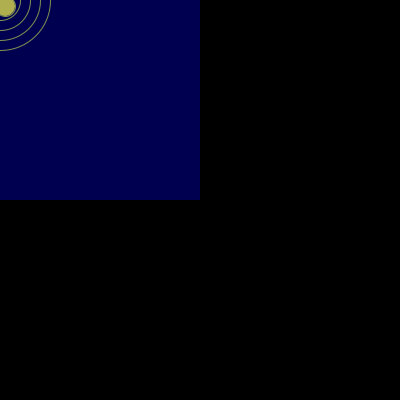
Frame 1 (no input)
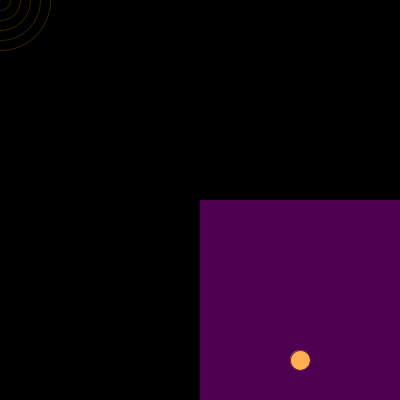
Frame 60 (the mouse pressed at the canvas centre just before this capture)
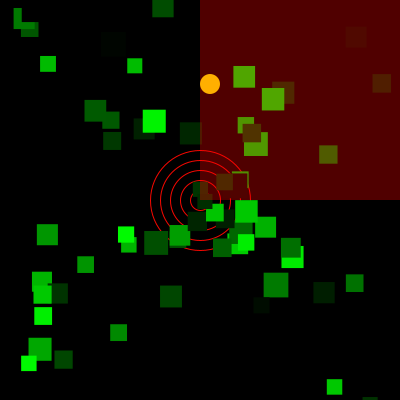
Frame 120 (the mouse held since frame 60 and released just before this capture)

The Processing sketch that drew these frames (run headless with seeded random() and noise(); from frame 60 on, the mouse is pressed at the canvas centre):

// Processing sketch: processing_51769
// ── processing_51769.pde

float r = random(255);
float g = random(255);
float b = random(255);

float x;
float y;

 float xspeed = 5;
 float yspeed = 6;
 boolean edge = false; 

boolean value = true;

int maxsquares = 300;
Square[] squares = new Square[maxsquares];

int numofsquares = 0;

boolean squarefall = false;

void setup() {
  size(400, 400);
  background(0);
  randomSeed(0);
  frameRate(30);
}

void draw() {
  noFill();
  background(0);
  stroke(random(255), random(255), 0);

  //circles from diameter 100, in increments of 20, with the mouse position in the center
  for (int d = 100; d>0; d-=20) {
    ellipse(mouseX, mouseY, d, d);
  }
  
  if(squarefall) {
    boolean done = makeNewSquare();
  }
  // squares jump off the edges in random directions up to the number numsquares
  for( int i = 0; i< numofsquares;i++) {
    squares[i].moveSquare();
    squares[i].bounceSquare();
    squares[i].colorSquare();
   
  }
  //squares will be drawn until the numofsquares are reached
  for(int i = 0; i < numofsquares; i++){
    squares[i].drawSquare();
    
  } //see functions
  moveBall();
  bounceBall();
  drawBall();
  drawSplatters();
 
}
    
// if mouse is dragged, make scary face    
void mouseDragged(){
  background(0);
  noFill();
  // draws the eyebrows
  stroke(255,0,0);
  strokeWeight(5);
  line(40,20,180,80);
  line(360,20,220,80);
  smooth();
  //draws the left eye from my point of view
  beginShape();
  curveVertex(40,40);
  curveVertex(40,40);
  curveVertex(35,60);
  curveVertex(40,90);
  curveVertex(40,90);
  endShape();
  beginShape();
  curveVertex(40,90);
  curveVertex(40,90);
  curveVertex(100,95);
  curveVertex(170,90);
  curveVertex(170,90);
  endShape();
  beginShape();
  curveVertex(40,40);
  curveVertex(40,40);
  curveVertex(115,65);
  curveVertex(170,90);
  curveVertex(170,90);
  endShape();
  //draws the right eye from my point of view
  beginShape();
  curveVertex(360,40);
  curveVertex(360,40);
  curveVertex(365,60);
  curveVertex(360,90);
  curveVertex(360,90);
  endShape();
  beginShape();
  curveVertex(360,90);
  curveVertex(360,90);
  curveVertex(300,95);
  curveVertex(230,90);
  curveVertex(230,90);
  endShape();
  beginShape();
  curveVertex(230,90);
  curveVertex(230,90);
  curveVertex(275,65);
  curveVertex(360,40);
  curveVertex(360,40);
  endShape();
  //draws the bottom mouth
  beginShape();
  curveVertex(40,200);
  curveVertex(40,200);
  curveVertex(110,340);
  curveVertex(200,380);
  curveVertex(200,380);
  endShape();
  beginShape();
  curveVertex(200,380);
  curveVertex(200,380);
  curveVertex(290,340);
  curveVertex(360,200);
  curveVertex(360,200);
  endShape();
  //draws the top mouth
  beginShape();
  curveVertex(40,200);
  curveVertex(40,200);
  curveVertex(145,240);
  curveVertex(200,250);
  curveVertex(200,250);
  endShape();
  beginShape();
  curveVertex(200,250);
  curveVertex(200,250);
  curveVertex(255,240);
  curveVertex(360,200);
  curveVertex(360,200);
  endShape();
  //makes teeth!!
  line(70,215,110,300);
  line(110,300,145,240);
  line(145,240,173,300);
  line(173,300,200,250);
  line(200,250,227,300);
  line(227,300,255,240);
  line(255,240,277,300);
  line(277,300,330,215);
}
    
void mousePressed() {
  squarefall = true;
}

void mouseReleased() { 
  squarefall = false;
}
//make squares until reaches its max, then stops
boolean makeNewSquare() {
  if (numofsquares == maxsquares - 1) return false;
  //speed changes randomly
  float xrate = random(1, 5);
  float yrate = random(1, 5);

  if (random(10) > 5) {
    xrate *= -1;
  }
  if (random(10) >5) {
    yrate *= -1;
  }

  float w = 15 + random(10);
  float h = w;

  squares[numofsquares] = new Square(mouseX, mouseY -10, xrate, yrate, w, h);
  numofsquares++;

  return true;
}
//creates a class for squares
class Square {
  float x;
  float y;
  color c;
  float xrate;
  float yrate;
  boolean edge = false;
  float w;
  float h;
//elements for squares
  Square( float x_, float y_, float xrate_, float yrate_, float w_, float h_) {
    x=x_;
    y = y_;
    c= color(0,random(255),0);
    xrate = xrate_;
    yrate = yrate_;
    w = w_;
    h = h_;
  }
//draws the square
  void drawSquare() {
    fill(c);
    noStroke();
    rect(x, y, w, h);
  }
//colors the squares randomly
  void colorSquare() {
    float squareR, squareG, squareB;
    if (edge) {
      edge = false;
      if (random(10)>8) {
        squareR = random(255);
        squareG = random(180);
        squareB = random(255);
      }
    }
  }
//bounces the squares off the edges
  void bounceSquare() { 
    if (x> width || x < 0) {
      xrate = xrate* -1;
      edge = true;
    }

    if (y> height || y < 0) {

      yrate = yrate * -1;
      edge = true ;
    }
  }
//moves the squares in different directions
  void moveSquare() {
    x = x+xrate;
    y = y +yrate;
  }
}
//when a key is pressed, the background is reset to black
void keyPressed() {
  if(value == true) {
    background(0);
    numofsquares = 0;
  }
}
//moves the ball using speed
void moveBall() {
  x = x + xspeed;
  y = y + yspeed;
}
// bounce the ball off edges
void bounceBall() {
  if(x > width || x < 0) {
    xspeed = xspeed * -1;
    edge = true;
  }
  if(y > height || y < 0) {
    yspeed = yspeed * -1;
    edge = true;
  }
}
//draw ball
void drawBall() {
  fill(255,255,0);
  ellipse(x,y,20,20);
}
//creates light rectangles that change as the ball hits the quadrant
void drawSplatters() {
  noStroke();
  if(x< width/2 && y < height/2) {
    fill(0,0,255,80);
    rect(0,0, width/2,height/2);
  } else if (x > width/2 && y < height/2) {
    fill(255,0,0,80);
    rect(width/2,0,width,height/2);
  } else if(x<width/2 && y> height/2) {
    fill(0,255,0,80);
    rect(0,height/2,width/2,height); 
  } else if(x>width/2 && y>height/2) {
    fill(255,0,255,80);
    rect(width/2,height/2,width,height);}
}
 
  
